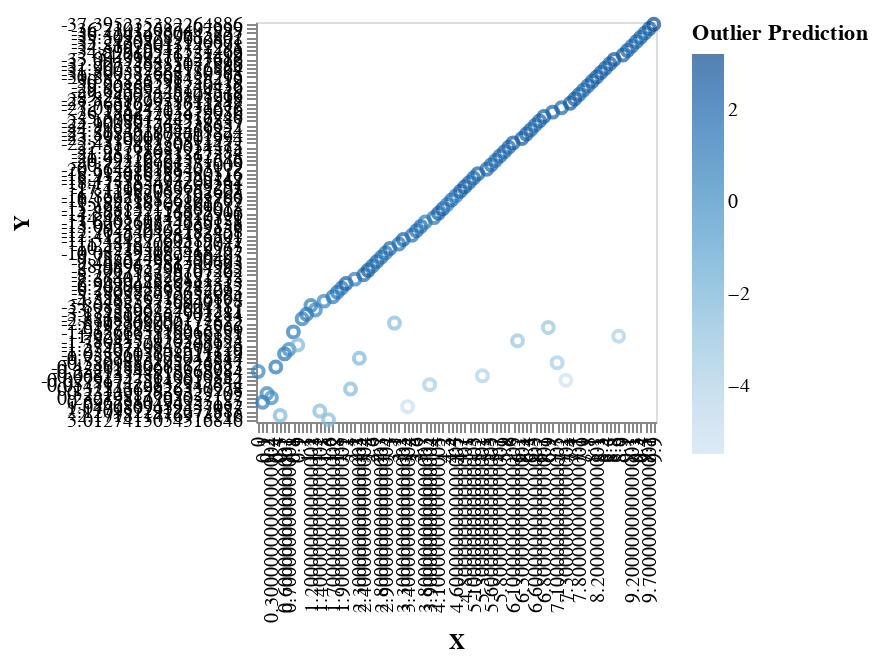

The cell this chart's notebook holds for it:
### Code cell
predData = baseData . 
  dataColumn "Outlier Prediction" 
      -- (Strings (T.pack . show <$> head os) ) -- 
      (Numbers ((\(x, y) -> log (fromIntegral y / fromIntegral x)) <$> take 1000 (bar os)))
  


predEncoding = baseEncoding . color [ MName "Outlier Prediction", VL.MmType VL.Quantitative]



showPlot predEncoding predData

### Figure 1 — Vega-Lite specification as saved in the notebook (floating-point values rounded to 4 significant figures)
{"height": 200, "data": {"values": [{"Outlier": "True", "Outlier Prediction": 0.5259, "Y": -0.2521, "X": 0}, {"Outlier": "False", "Outlier Prediction": 0.7581, "Y": 0.6967, "X": 0.1}, {"Outlier": "False", "Outlier Prediction": 0.4127, "Y": 0.2313, "X": 0.2}, {"Outlier": "False", "Outlier Prediction": 0.07703, "Y": 0.2328, "X": 0.3}, {"Outlier": "False", "Outlier Prediction": 1.218, "Y": -0.4246, "X": 0.4}, {"Outlier": "True", "Outlier Prediction": -2.213, "Y": 2.172, "X": 0.5}, {"Outlier": "False", "Outlier Prediction": 1.231, "Y": -1.056, "X": 0.6}, {"Outlier": "False", "Outlier Prediction": 0.4123, "Y": -1.254, "X": 0.7}, {"Outlier": "False", "Outlier Prediction": 0.9821, "Y": -1.956, "X": 0.8}, {"Outlier": "True", "Outlier Prediction": -2.194, "Y": -1.376, "X": 0.9}, {"Outlier": "False", "Outlier Prediction": 0.9337, "Y": -2.882, "X": 1}, {"Outlier": "False", "Outlier Prediction": 1.196, "Y": -3.135, "X": 1.1}, {"Outlier": "False", "Outlier Prediction": 0.9456, "Y": -3.808, "X": 1.2}, {"Outlier": "False", "Outlier Prediction": 0.5037, "Y": -3.754, "X": 1.3}, {"Outlier": "True", "Outlier Prediction": -2.539, "Y": 2.121, "X": 1.4}, {"Outlier": "False", "Outlier Prediction": 0.5367, "Y": -4.546, "X": 1.5}, {"Outlier": "True", "Outlier Prediction": -2.579, "Y": 3.013, "X": 1.6}, {"Outlier": "False", "Outlier Prediction": 1.163, "Y": -5.359, "X": 1.7}, {"Outlier": "False", "Outlier Prediction": 1.445, "Y": -5.78, "X": 1.8}, {"Outlier": "False", "Outlier Prediction": 1.221, "Y": -6.203, "X": 1.9}, {"Outlier": "False", "Outlier Prediction": 2.429, "Y": -6.95, "X": 2}, {"Outlier": "True", "Outlier Prediction": -2.387, "Y": 0.1325, "X": 2.1}, {"Outlier": "False", "Outlier Prediction": 0.8223, "Y": -7.364, "X": 2.2}, {"Outlier": "True", "Outlier Prediction": -2.198, "Y": -0.7583, "X": 2.3}, {"Outlier": "False", "Outlier Prediction": 1.747, "Y": -8.274, "X": 2.4}, {"Outlier": "False", "Outlier Prediction": 2.858, "Y": -8.707, "X": 2.5}, {"Outlier": "False", "Outlier Prediction": 1.682, "Y": -8.99, "X": 2.6}, {"Outlier": "False", "Outlier Prediction": 2.009, "Y": -9.448, "X": 2.7}, {"Outlier": "False", "Outlier Prediction": 1.664, "Y": -9.785, "X": 2.8}, {"Outlier": "False", "Outlier Prediction": 1.429, "Y": -10.09, "X": 2.9}, {"Outlier": "False", "Outlier Prediction": 1.92, "Y": -10.42, "X": 3}, {"Outlier": "True", "Outlier Prediction": -2.555, "Y": -2.839, "X": 3.1}, {"Outlier": "False", "Outlier Prediction": 1.463, "Y": -11.38, "X": 3.2}, {"Outlier": "False", "Outlier Prediction": 2.23, "Y": -11.54, "X": 3.3}, {"Outlier": "True", "Outlier Prediction": -5.144, "Y": 1.048, "X": 3.4}, {"Outlier": "False", "Outlier Prediction": 1.572, "Y": -12.42, "X": 3.5}, {"Outlier": "False", "Outlier Prediction": 1.83, "Y": -12.7, "X": 3.6}, {"Outlier": "False", "Outlier Prediction": 1.838, "Y": -13.09, "X": 3.7}, {"Outlier": "False", "Outlier Prediction": 1.004, "Y": -13.62, "X": 3.8}, {"Outlier": "True", "Outlier Prediction": -3.664, "Y": 0.0548, "X": 3.9}, {"Outlier": "False", "Outlier Prediction": 1.238, "Y": -14.49, "X": 4}, {"Outlier": "False", "Outlier Prediction": 2.304, "Y": -14.87, "X": 4.1}, {"Outlier": "False", "Outlier Prediction": 2.448, "Y": -15.5, "X": 4.2}, {"Outlier": "False", "Outlier Prediction": 0.8555, "Y": -15.83, "X": 4.3}, {"Outlier": "False", "Outlier Prediction": 1.846, "Y": -16.2, "X": 4.4}, {"Outlier": "True", "Outlier Prediction": null, "Y": 2.573, "X": 4.5}, {"Outlier": "False", "Outlier Prediction": 0.961, "Y": -16.85, "X": 4.6}, {"Outlier": "False", "Outlier Prediction": 2.36, "Y": -17.12, "X": 4.7}, {"Outlier": "False", "Outlier Prediction": 2.584, "Y": -17.45, "X": 4.8}, {"Outlier": "True", "Outlier Prediction": null, "Y": -0.9523, "X": 4.9}, {"Outlier": "False", "Outlier Prediction": 1.914, "Y": -18.18, "X": 5}, {"Outlier": "False", "Outlier Prediction": 1.976, "Y": -18.43, "X": 5.1}, {"Outlier": "False", "Outlier Prediction": 2.098, "Y": -18.92, "X": 5.2}, {"Outlier": "True", "Outlier Prediction": -3.977, "Y": -0.06823, "X": 5.3}, {"Outlier": "True", "Outlier Prediction": null, "Y": 0.2965, "X": 5.4}, {"Outlier": "False", "Outlier Prediction": 2.032, "Y": -20.36, "X": 5.5}, {"Outlier": "False", "Outlier Prediction": 1.775, "Y": -20.74, "X": 5.6}, {"Outlier": "False", "Outlier Prediction": 1.708, "Y": -20.99, "X": 5.7}, {"Outlier": "False", "Outlier Prediction": 2.093, "Y": -21.45, "X": 5.8}, {"Outlier": "False", "Outlier Prediction": 1.85, "Y": -21.98, "X": 5.9}, {"Outlier": "False", "Outlier Prediction": 1.98, "Y": -22.32, "X": 6}, {"Outlier": "False", "Outlier Prediction": 2.405, "Y": -22.43, "X": 6.1}, {"Outlier": "True", "Outlier Prediction": -3.17, "Y": -1.78, "X": 6.2}, {"Outlier": "False", "Outlier Prediction": 2.497, "Y": -23.29, "X": 6.3}, {"Outlier": "False", "Outlier Prediction": 2.3, "Y": -23.81, "X": 6.4}, {"Outlier": "False", "Outlier Prediction": 2.111, "Y": -24.22, "X": 6.5}, {"Outlier": "False", "Outlier Prediction": 1.905, "Y": -24.9, "X": 6.6}, {"Outlier": "False", "Outlier Prediction": 2.017, "Y": -25.1, "X": 6.7}, {"Outlier": "False", "Outlier Prediction": 2.398, "Y": -25.37, "X": 6.8}, {"Outlier": "True", "Outlier Prediction": -3.168, "Y": -2.198, "X": 6.9}, {"Outlier": "False", "Outlier Prediction": 2.222, "Y": -26.18, "X": 7}, {"Outlier": "True", "Outlier Prediction": -3.6, "Y": -0.581, "X": 7.1}, {"Outlier": "False", "Outlier Prediction": 2.009, "Y": -27.06, "X": 7.2}, {"Outlier": "True", "Outlier Prediction": -5.469, "Y": -0.02792, "X": 7.3}, {"Outlier": "False", "Outlier Prediction": 2.593, "Y": -27.76, "X": 7.4}, {"Outlier": "True", "Outlier Prediction": null, "Y": -0.0873, "X": 7.5}, {"Outlier": "True", "Outlier Prediction": null, "Y": 0.5056, "X": 7.6}, {"Outlier": "False", "Outlier Prediction": 2.466, "Y": -28.83, "X": 7.7}, {"Outlier": "False", "Outlier Prediction": 2.41, "Y": -29.25, "X": 7.8}, {"Outlier": "False", "Outlier Prediction": 1.721, "Y": -29.69, "X": 7.9}, {"Outlier": "False", "Outlier Prediction": 1.926, "Y": -29.9, "X": 8}, {"Outlier": "False", "Outlier Prediction": 2.514, "Y": -30.54, "X": 8.1}, {"Outlier": "False", "Outlier Prediction": 2.484, "Y": -30.89, "X": 8.2}, {"Outlier": "False", "Outlier Prediction": 2.466, "Y": -31.3, "X": 8.3}, {"Outlier": "False", "Outlier Prediction": 2.159, "Y": -31.9, "X": 8.4}, {"Outlier": "False", "Outlier Prediction": 2.373, "Y": -32.21, "X": 8.5}, {"Outlier": "True", "Outlier Prediction": null, "Y": -2.117, "X": 8.6}, {"Outlier": "True", "Outlier Prediction": null, "Y": 5.235, "X": 8.7}, {"Outlier": "False", "Outlier Prediction": 2.761, "Y": -33.09, "X": 8.8}, {"Outlier": "True", "Outlier Prediction": -3.799, "Y": -1.928, "X": 8.9}, {"Outlier": "False", "Outlier Prediction": 2.335, "Y": -34.06, "X": 9}, {"Outlier": "False", "Outlier Prediction": 2.396, "Y": -34.6, "X": 9.1}, {"Outlier": "False", "Outlier Prediction": 1.805, "Y": -34.82, "X": 9.2}, {"Outlier": "False", "Outlier Prediction": 2.129, "Y": -35.24, "X": 9.3}, {"Outlier": "False", "Outlier Prediction": 2.246, "Y": -35.51, "X": 9.4}, {"Outlier": "False", "Outlier Prediction": 2.099, "Y": -36.42, "X": 9.5}, {"Outlier": "True", "Outlier Prediction": null, "Y": 0.9007, "X": 9.6}, {"Outlier": "False", "Outlier Prediction": 2.54, "Y": -36.71, "X": 9.7}, {"Outlier": "True", "Outlier Prediction": null, "Y": 0.9785, "X": 9.8}, {"Outlier": "False", "Outlier Prediction": 3.223, "Y": -37.4, "X": 9.9}, {"Outlier": "True", "Outlier Prediction": null, "Y": 0.5487, "X": 10}]}, "$schema": "https://vega.github.io/schema/vega-lite/v4.json", "encoding": {"color": {"type": "quantitative", "field": "Outlier Prediction"}, "y": {"field": "Y"}, "x": {"field": "X"}}, "mark": "point", "width": 200}
